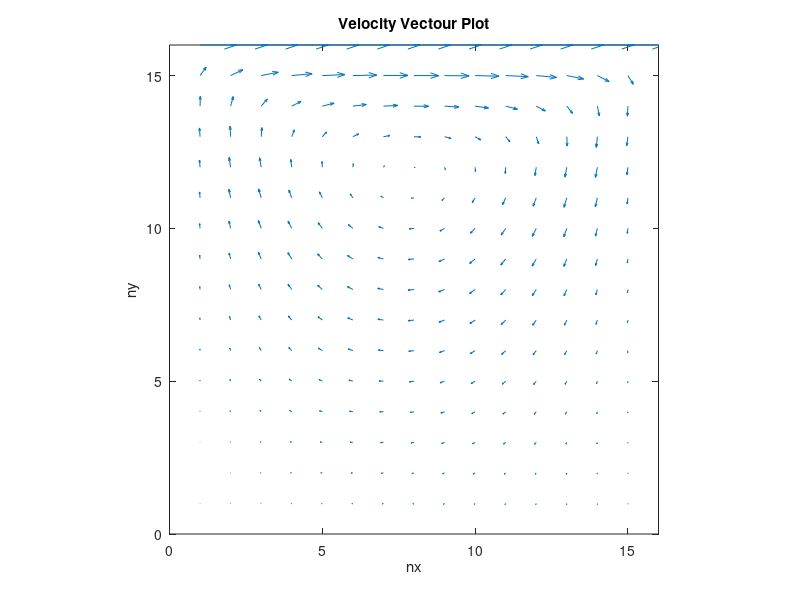

Write MATLAB code to recreate this figure.
%unsteady stokes equation for Lid-Driven Cavity flow
%SOR method for faster convergent
clc;
clear all;
close all;
%-----------------------------------------------------------------------
%Define all numerial values
%------------------------------------------------------------------------
Re = 1;                 %Reynolds Number
visc=1/Re;              %viscosity
nx = 16;                 %gridpoints along x
ny = 16;                 %gridpoints along y
lx = 1;                 %lenght of the domain
ly = 1;                 %width of the domain
ft=0.5;                 %final time
MaxErr = 0.001;       %maximum error for pressure
Maxit=10;              %maximum iteration
nstep= 100;
beta=1.2;               %SOR factor
dt=0.01;               %time step size
gx =0; gy=0;        %external forces

%---------------------------------------------
%Variable initialization
u = zeros(nx+1,ny+2); ut = zeros(nx+1,ny+2);  %velocity in x direction
v = zeros(nx+2,ny+1); vt = zeros(nx+2,ny+1);  %velocity in y direction
p = zeros(nx+2,ny+2);                       %pressure
t=0;                                                %Initial time
%----------------------------------------------------------------------
%set grid points
dx=lx/nx; dy=ly/ny;                         %length of the grid cell
for i = 0:nx+2
    for j = 0:ny+2
        x=dx*(i-1);
        y=dy*(j-1.5);
    end
end
%-----------------------------------------------------------------------
%Check to ensure that the defined time step meets stability condition?
if dt>0.25*(min(dx,dy))^2/visc || dt>(1/Re)
    dt=min((0.25*(min(dx,dy))^2/visc),(visc));
end
%-----------------------------------------------------------------------
%Set boundary conditions
for n=1:nstep
   
    for j=2:ny+1
        u(1,j)=0;               %u at left edge
        u(nx+1,j)=0;            %u at right edge
    end
    
     for i=2:nx+1
        u(i,ny+2)=2-u(i,ny+1);       %u at top edge
        u(i,1)= -u(i,2);             %u at bottom edge
    end
    
    for i=2:nx+1
        v(i,1)=0;                   %v at bottom edge
        v(i,ny+1)=0;                %v at top edge
    end
    
    for j=2:ny
        v(nx+2,j)=-v(nx+1,j);        %v at right
        v(1,j)=-v(2,j);              %v at left
    end
    
    
    for i=2:nx+1
        p(i,ny+2)=6-p(i,ny+1);              %at top
        p(i,1)=6-p(i,2);                    %at bottom
    end
    
    for j=2:ny+1
        p(nx+2,j)=6-p(nx+1,j);              %at right
        p(1,j)=6-p(2,j);                    %at left
    end
    
    %p
    %------------------------------------------------------------
    %temporary velocity
    %ut=u;
    for i=2:nx
        for j=2:ny+1
            ut(i,j)=u(i,j)+dt*(visc*((u(i+1,j)-2*u(i,j)+u(i-1,j))/dx^2+...
                (u(i,j+1)-2*u(i,j)+u(i,j-1))/dy^2)+gx);
        end
    end
    
    %vt=v;
    for i=2:nx+1
        for j=2:ny
            vt(i,j)=v(i,j)+dt*(visc*((v(i+1,j)-2*v(i,j)+v(i-1,j))/dx^2+...
                (v(i,j+1)-2*v(i,j)+v(i,j-1))/dy^2)+gy);
        end
    end
    %ut
    %vt
    diag = (0.5/(1/dx^2+1/dy^2));
    for it=1:Maxit
        p_chk=p;
        for i=2:nx+1
            for j=2:ny+1
                %p(i,j)=3;
                rhs= (1/dt)*((ut(i,j)-ut(i-1,j))/dx...
                    +(vt(i,j)-vt(i,j-1))/dy);
                p(i,j)= (1-beta)*p(i,j)+...
                    beta*diag*( (1/dx^2)*(p(i+1,j)+p(i-1,j))+...
                    (1/dy^2)*(p(i,j+1)+p(i,j-1))-rhs);
               
%                 p(i,j)= p(i,j) + ...
%                           diag*( (1/dx^2)*(p(i+1,j)-2*p(i,j)+p(i-1,j))+ ...
%                                  (1/dy^2)*(p(i,j+1)-2*p(i,j)+p(i,j-1)) ...
%                 -(Re/dt)*((ut(i,j)-ut(i-1,j))/dx+(vt(i,j)-vt(i,j-1))/dy) );
            end
        end
        for i=2:nx+1
            p(i,ny+2)= p(i,ny+1);              %at top
            p(i,1)= -p(i,2);                    %at bottom
        end     
        for j=2:ny+1
            p(nx+2,j)= p(nx+1,j);              %at right
            p(1,j)= p(2,j);                    %at left
        end
       Err=0.0;
        for i=2:nx+1
            for j=2:ny+1
                Err=Err+abs(p_chk(i,j)-p(i,j));
            end
        end
if Err <= MaxErr, break, end
    end
  
    
    
    %update velocities
    %u velocity
    
    for i=2:nx
        for j= 2:ny+1
            u(i,j)= ut(i,j)- ((dt/Re)*((p(i+1,j)-p(i,j))/dx));
        end
    end
    %v-velocity
    for i=2:nx+1
        for j= 2:ny
            v(i,j)= vt(i,j)- ((dt/Re)*((p(i,j+1)-p(i,j))/dy));
        end
    end
   
end

%relocate the grid points
P(1:nx+2,1)=0; P(1:nx+2,ny+2)=0; P(1,1:ny+2)=0; P(nx+2,1:ny+2)=0;
u_cnt(1:nx+1,1:ny+1)= 1/2 *(u(1:nx+1,1:ny+1)+u(1:nx+1,2:ny+2));
v_cnt(1:nx+1,1:ny+1)= 1/2 *(v(1:nx+1,1:ny+1)+v(2:nx+2,1:ny+1));
P_cnt(1:nx+1,1:ny+1)=1/4*(p(1:nx+1,1:ny+1)+p(2:nx+2,1:ny+1)...
    +p(1:nx+1,2:ny+2)+P(2:nx+2,2:ny+2));
wt(1:nx+1,1:ny+1)=(v(2:nx+2,1:ny+1)-v(1:nx+1,1:ny+1))/dx...
    -(u(1:nx+1,2:ny+2)-u(1:nx+1,1:ny+1))/dy;
x(1:nx+1)=(0:nx)
y(1:ny+1)=(0:ny)
%-------------------------------------------------------------------------%
%Plot the variables
%-------------------------------------------------------------------------%
figure(1), quiver(x,y,(rot90(fliplr(u_cnt))),(rot90(fliplr(v_cnt)))),...
xlabel('nx'),ylabel('ny'),title('Velocity Vectour Plot');
axis([0 nx 0 ny]),axis('square');

        
        


        